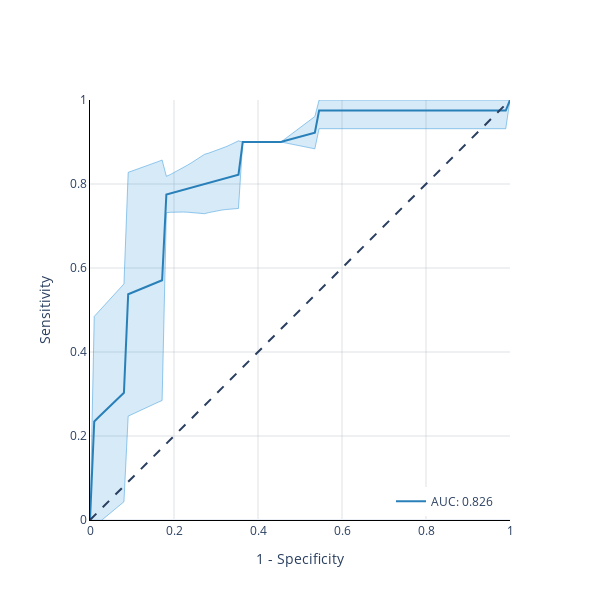

The notebook cell this image was saved under:
### Code cell
plt.rcParams["figure.figsize"] = (10,10)
dtest = xgb.DMatrix(Xsel, label=y_test)
for train, test in tqdm(folds, total=len(folds)):
    dtrain = xgb.DMatrix(Xsel.iloc[train,:], label=y_test.iloc[train])
    dval   = xgb.DMatrix(Xsel.iloc[test,:], label=y_test.iloc[test])
    model  = xgb.train(
        dtrain                = dtrain,
        params                = params, 
        evals                 = [(dtrain, 'train'), (dval, 'val')],
        num_boost_round       = 1000,
        verbose_eval          = False,
        early_stopping_rounds = 10,
    )
    sets = [dtrain, dval, dtest]
    for i,ds in enumerate(results.keys()):
        y_preds              = model.predict(sets[i])
        labels               = sets[i].get_label()
        fpr, tpr, thresholds = roc_curve(labels, y_preds)
        results[ds]['fpr'].append(fpr)
        results[ds]['tpr'].append(tpr)
        results[ds]['thresholds'].append(thresholds)
        results[ds]['auc'].append(roc_auc_score(labels, y_preds))
kind = 'test'
c_fill      = 'rgba(52, 152, 219, 0.2)'
c_line      = 'rgba(52, 152, 219, 0.5)'
c_line_main = 'rgba(41, 128, 185, 1.0)'
c_grid      = 'rgba(189, 195, 199, 0.5)'
c_annot     = 'rgba(149, 165, 166, 0.5)'
c_highlight = 'rgba(192, 57, 43, 1.0)'
fpr_mean    = np.linspace(0, 1, 100)
interp_tprs = []
for i in range(4):
    fpr           = results[kind]['fpr'][i]
    tpr           = results[kind]['tpr'][i]
    interp_tpr    = np.interp(fpr_mean, fpr, tpr)
    interp_tpr[0] = 0.0
    interp_tprs.append(interp_tpr)
tpr_mean     = np.mean(interp_tprs, axis=0)
tpr_mean[-1] = 1.0
tpr_std      = np.std(interp_tprs, axis=0)
tpr_upper    = np.clip(tpr_mean+tpr_std, 0, 1)
tpr_lower    = tpr_mean-tpr_std
auc          = np.mean(results[kind]['auc'])
fig = go.Figure([
    go.Scatter(
        x          = fpr_mean,
        y          = tpr_upper,
        line       = dict(color=c_line, width=1),
        hoverinfo  = "skip",
        showlegend = False,
        name       = 'upper'),
    go.Scatter(
        x          = fpr_mean,
        y          = tpr_lower,
        fill       = 'tonexty',
        fillcolor  = c_fill,
        line       = dict(color=c_line, width=1),
        hoverinfo  = "skip",
        showlegend = False,
        name       = 'lower'),
    go.Scatter(
        x          = fpr_mean,
        y          = tpr_mean,
        line       = dict(color=c_line_main, width=2),
        hoverinfo  = "skip",
        showlegend = True,
        name       = f'AUC: {auc:.3f}')
])
fig.add_shape(
    type ='line', 
    line =dict(dash='dash'),
    x0=0, x1=1, y0=0, y1=1
)
fig.update_layout(
    template    = 'plotly_white', 
    title_x     = 0.5,
    xaxis_title = "1 - Specificity",
    yaxis_title = "Sensitivity",
    width       = 600,
    height      = 600,
    legend      = dict(
        yanchor="bottom", 
        xanchor="right", 
        x=0.95,
        y=0.01,
    )
)
fig.update_yaxes(
    range       = [0, 1],
    gridcolor   = c_grid,
    scaleanchor = "x", 
    scaleratio  = 1,
    linecolor   = 'black')
fig.update_xaxes(
    range       = [0, 1],
    gridcolor   = c_grid,
    constrain   = 'domain',
    linecolor   = 'black')

### Figure 1 — Plotly figure (JSON) as saved in the notebook; plotly's stock layout.template omitted (floating-point values rounded to 4 significant figures)
{"data": [{"hoverinfo": "skip", "line": {"color": "rgba(52, 152, 219, 0.5)", "width": 1}, "name": "upper", "showlegend": false, "type": "scatter", "x": [0, 0.0101, 0.0202, 0.0303, 0.0404, 0.05051, 0.06061, 0.07071, 0.08081, 0.09091, 0.101, 0.1111, 0.1212, 0.1313, 0.1414, 0.1515, 0.1616, 0.1717, 0.1818, 0.1919, 0.202, 0.2121, 0.2222, 0.2323, 0.2424, 0.2525, 0.2626, 0.2727, 0.2828, 0.2929, 0.303, 0.3131, 0.3232, 0.3333, 0.3434, 0.3535, 0.3636, 0.3737, 0.3838, 0.3939, 0.404, 0.4141, 0.4242, 0.4343, 0.4444, 0.4545, 0.4646, 0.4747, 0.4848, 0.4949, 0.5051, 0.5152, 0.5253, 0.5354, 0.5455, 0.5556, 0.5657, 0.5758, 0.5859, 0.596, 0.6061, 0.6162, 0.6263, 0.6364, 0.6465, 0.6566, 0.6667, 0.6768, 0.6869, 0.697, 0.7071, 0.7172, 0.7273, 0.7374, 0.7475, 0.7576, 0.7677, 0.7778, 0.7879, 0.798, 0.8081, 0.8182, 0.8283, 0.8384, 0.8485, 0.8586, 0.8687, 0.8788, 0.8889, 0.899, 0.9091, 0.9192, 0.9293, 0.9394, 0.9495, 0.9596, 0.9697, 0.9798, 0.9899, 1], "y": [0, 0.4847, 0.4957, 0.5068, 0.5178, 0.5288, 0.5399, 0.551, 0.5621, 0.8277, 0.8311, 0.8346, 0.8382, 0.8418, 0.8455, 0.8493, 0.8532, 0.8571, 0.8183, 0.8229, 0.8279, 0.8333, 0.839, 0.845, 0.8512, 0.8575, 0.8641, 0.8707, 0.8737, 0.8769, 0.8805, 0.8844, 0.8886, 0.893, 0.8978, 0.9027, 0.9, 0.9, 0.9, 0.9, 0.9, 0.9, 0.9, 0.9, 0.9, 0.9, 0.9076, 0.9152, 0.9228, 0.9304, 0.9379, 0.9455, 0.9531, 0.9607, 1, 1, 1, 1, 1, 1, 1, 1, 1, 1, 1, 1, 1, 1, 1, 1, 1, 1, 1, 1, 1, 1, 1, 1, 1, 1, 1, 1, 1, 1, 1, 1, 1, 1, 1, 1, 1, 1, 1, 1, 1, 1, 1, 1, 1, 1]}, {"fill": "tonexty", "fillcolor": "rgba(52, 152, 219, 0.2)", "hoverinfo": "skip", "line": {"color": "rgba(52, 152, 219, 0.5)", "width": 1}, "name": "lower", "showlegend": false, "type": "scatter", "x": [0, 0.0101, 0.0202, 0.0303, 0.0404, 0.05051, 0.06061, 0.07071, 0.08081, 0.09091, 0.101, 0.1111, 0.1212, 0.1313, 0.1414, 0.1515, 0.1616, 0.1717, 0.1818, 0.1919, 0.202, 0.2121, 0.2222, 0.2323, 0.2424, 0.2525, 0.2626, 0.2727, 0.2828, 0.2929, 0.303, 0.3131, 0.3232, 0.3333, 0.3434, 0.3535, 0.3636, 0.3737, 0.3838, 0.3939, 0.404, 0.4141, 0.4242, 0.4343, 0.4444, 0.4545, 0.4646, 0.4747, 0.4848, 0.4949, 0.5051, 0.5152, 0.5253, 0.5354, 0.5455, 0.5556, 0.5657, 0.5758, 0.5859, 0.596, 0.6061, 0.6162, 0.6263, 0.6364, 0.6465, 0.6566, 0.6667, 0.6768, 0.6869, 0.697, 0.7071, 0.7172, 0.7273, 0.7374, 0.7475, 0.7576, 0.7677, 0.7778, 0.7879, 0.798, 0.8081, 0.8182, 0.8283, 0.8384, 0.8485, 0.8586, 0.8687, 0.8788, 0.8889, 0.899, 0.9091, 0.9192, 0.9293, 0.9394, 0.9495, 0.9596, 0.9697, 0.9798, 0.9899, 1], "y": [0, -0.01529, -0.006849, 0.001576, 0.009984, 0.01838, 0.02675, 0.03511, 0.04346, 0.2473, 0.2522, 0.257, 0.2618, 0.2665, 0.2711, 0.2757, 0.2801, 0.2845, 0.7317, 0.7326, 0.7332, 0.7333, 0.7332, 0.7328, 0.7322, 0.7313, 0.7304, 0.7293, 0.7319, 0.7342, 0.7362, 0.7378, 0.7392, 0.7403, 0.7411, 0.7417, 0.9, 0.9, 0.9, 0.9, 0.9, 0.9, 0.9, 0.9, 0.9, 0.9, 0.898, 0.8959, 0.8939, 0.8919, 0.8898, 0.8878, 0.8858, 0.8837, 0.9317, 0.9317, 0.9317, 0.9317, 0.9317, 0.9317, 0.9317, 0.9317, 0.9317, 0.9317, 0.9317, 0.9317, 0.9317, 0.9317, 0.9317, 0.9317, 0.9317, 0.9317, 0.9317, 0.9317, 0.9317, 0.9317, 0.9317, 0.9317, 0.9317, 0.9317, 0.9317, 0.9317, 0.9317, 0.9317, 0.9317, 0.9317, 0.9317, 0.9317, 0.9317, 0.9317, 0.9317, 0.9317, 0.9317, 0.9317, 0.9317, 0.9317, 0.9317, 0.9317, 0.9317, 1]}, {"hoverinfo": "skip", "line": {"color": "rgba(41, 128, 185, 1.0)", "width": 2}, "name": "AUC: 0.826", "showlegend": true, "type": "scatter", "x": [0, 0.0101, 0.0202, 0.0303, 0.0404, 0.05051, 0.06061, 0.07071, 0.08081, 0.09091, 0.101, 0.1111, 0.1212, 0.1313, 0.1414, 0.1515, 0.1616, 0.1717, 0.1818, 0.1919, 0.202, 0.2121, 0.2222, 0.2323, 0.2424, 0.2525, 0.2626, 0.2727, 0.2828, 0.2929, 0.303, 0.3131, 0.3232, 0.3333, 0.3434, 0.3535, 0.3636, 0.3737, 0.3838, 0.3939, 0.404, 0.4141, 0.4242, 0.4343, 0.4444, 0.4545, 0.4646, 0.4747, 0.4848, 0.4949, 0.5051, 0.5152, 0.5253, 0.5354, 0.5455, 0.5556, 0.5657, 0.5758, 0.5859, 0.596, 0.6061, 0.6162, 0.6263, 0.6364, 0.6465, 0.6566, 0.6667, 0.6768, 0.6869, 0.697, 0.7071, 0.7172, 0.7273, 0.7374, 0.7475, 0.7576, 0.7677, 0.7778, 0.7879, 0.798, 0.8081, 0.8182, 0.8283, 0.8384, 0.8485, 0.8586, 0.8687, 0.8788, 0.8889, 0.899, 0.9091, 0.9192, 0.9293, 0.9394, 0.9495, 0.9596, 0.9697, 0.9798, 0.9899, 1], "y": [0, 0.2347, 0.2444, 0.2542, 0.2639, 0.2736, 0.2833, 0.2931, 0.3028, 0.5375, 0.5417, 0.5458, 0.55, 0.5542, 0.5583, 0.5625, 0.5667, 0.5708, 0.775, 0.7778, 0.7806, 0.7833, 0.7861, 0.7889, 0.7917, 0.7944, 0.7972, 0.8, 0.8028, 0.8056, 0.8083, 0.8111, 0.8139, 0.8167, 0.8194, 0.8222, 0.9, 0.9, 0.9, 0.9, 0.9, 0.9, 0.9, 0.9, 0.9, 0.9, 0.9028, 0.9056, 0.9083, 0.9111, 0.9139, 0.9167, 0.9194, 0.9222, 0.975, 0.975, 0.975, 0.975, 0.975, 0.975, 0.975, 0.975, 0.975, 0.975, 0.975, 0.975, 0.975, 0.975, 0.975, 0.975, 0.975, 0.975, 0.975, 0.975, 0.975, 0.975, 0.975, 0.975, 0.975, 0.975, 0.975, 0.975, 0.975, 0.975, 0.975, 0.975, 0.975, 0.975, 0.975, 0.975, 0.975, 0.975, 0.975, 0.975, 0.975, 0.975, 0.975, 0.975, 0.975, 1]}], "layout": {"height": 600, "legend": {"x": 0.95, "xanchor": "right", "y": 0.01, "yanchor": "bottom"}, "shapes": [{"line": {"dash": "dash"}, "type": "line", "x0": 0, "x1": 1, "y0": 0, "y1": 1}], "title": {"x": 0.5}, "width": 600, "xaxis": {"constrain": "domain", "gridcolor": "rgba(189, 195, 199, 0.5)", "linecolor": "black", "range": [0, 1], "title": {"text": "1 - Specificity"}}, "yaxis": {"gridcolor": "rgba(189, 195, 199, 0.5)", "linecolor": "black", "range": [0, 1], "scaleanchor": "x", "scaleratio": 1, "title": {"text": "Sensitivity"}}}}
